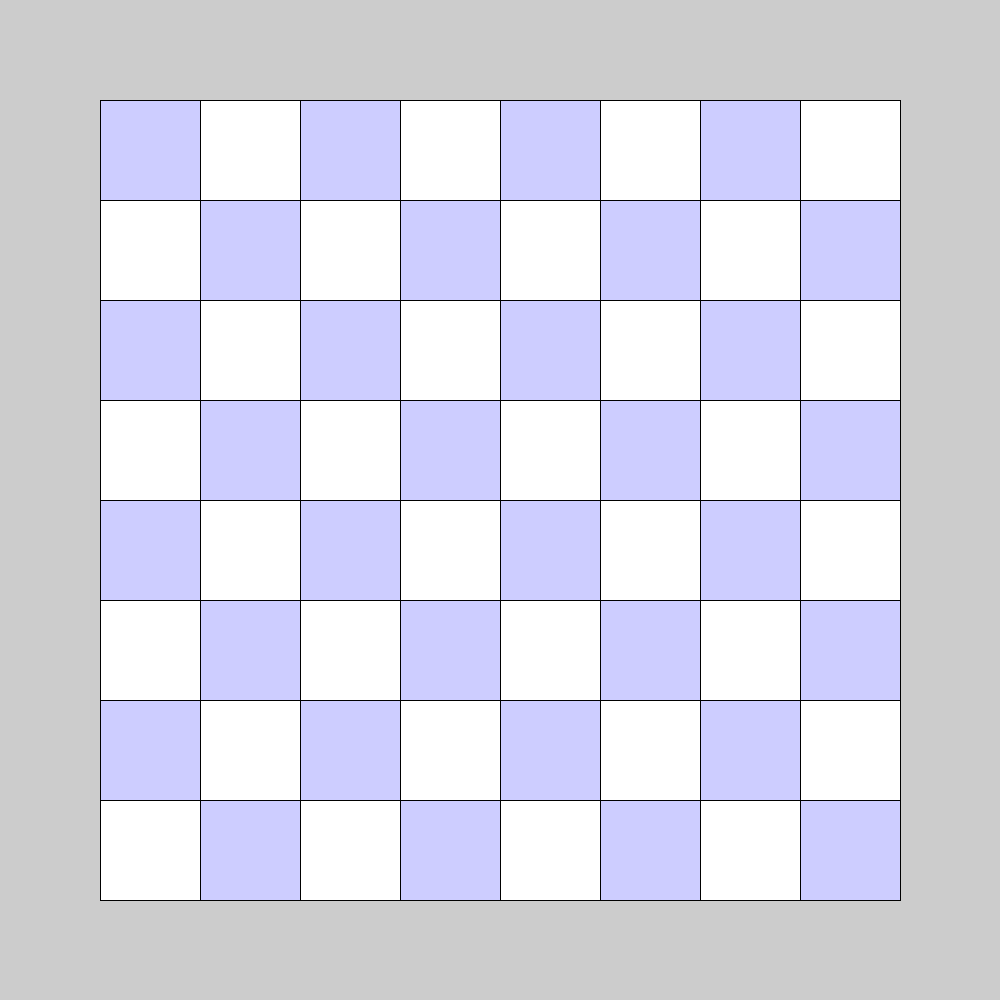
Frame 1 (no input)
Frame 60 (the mouse pressed at the canvas centre just before this capture): identical to frame 1, image omitted
Frame 120 (the mouse held since frame 60 and released just before this capture): identical to frame 1, image omitted

The Processing sketch that drew this single still picture (run headless with seeded random() and noise(); from frame 60 on, the mouse is pressed at the canvas centre):

// Processing sketch: Chess
// ── Chess.pde
void setup ()
 {

size (1000, 1000);
//noStroke (); 
rect(100, 100, 800, 800);
fill(color(0,0,255,50));


Block ();

pushMatrix();
translate(400, 0);
Block();
popMatrix();

}

void draw ()
  {


  }
  
 

// ── ColumnCode.pde
 void Column() 
 {
 rect(100, 100, 100, 100);
fill(color(0,0,255,50));

pushMatrix();
translate (0,200);
rect(100,100,100,100);
popMatrix();
  
pushMatrix();
translate (0,400);
rect(100,100,100,100);
popMatrix();

pushMatrix();
translate (0,600);
rect(100,100,100,100);
popMatrix();
  
 }

// ── TranslateCode.pde
void Block()
{
Column();

pushMatrix();
translate(100, 100);
Column();
popMatrix();

pushMatrix();
translate(200, 0);
Column();
popMatrix();

pushMatrix();
translate(300, 100);
Column();
popMatrix();
}
